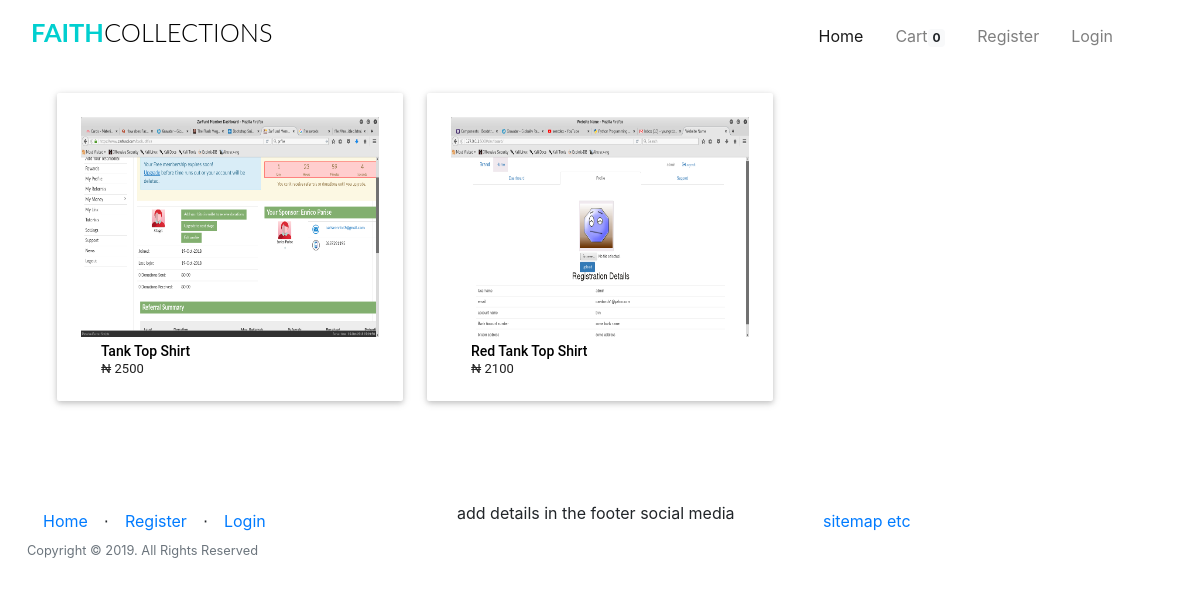
The app's page /1/, older data.
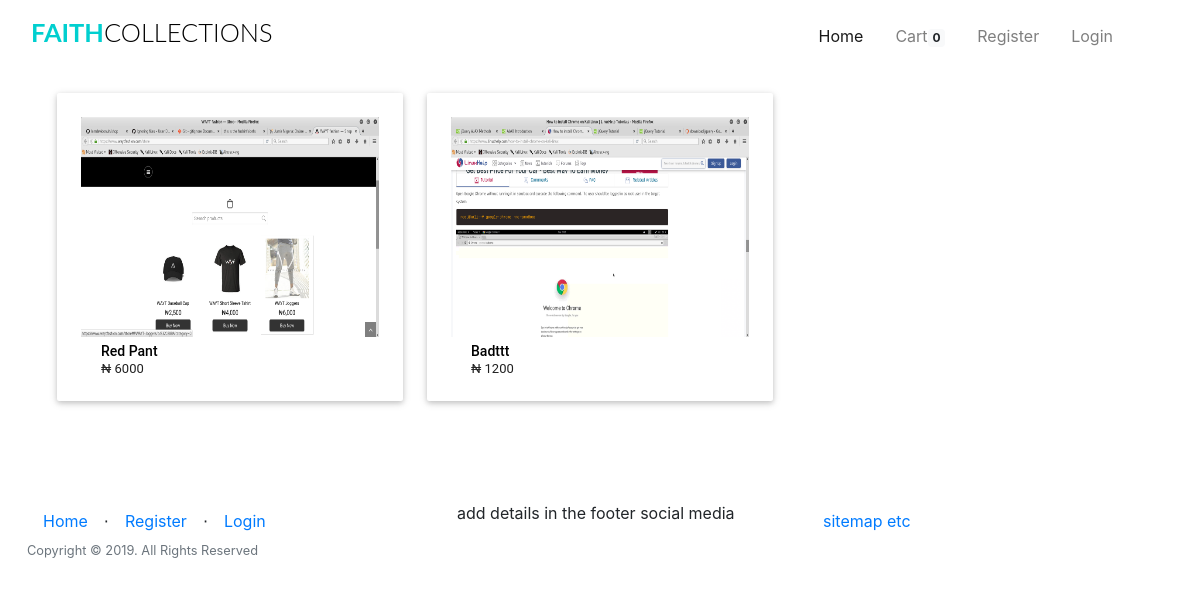
The same page, newer data.
### app/models.py (models this page shows, shortened)
class Products(db.Model):
	__tablename__ = 'product'
	id = db.Column(db.Integer, primary_key=True)
	product_name = db.Column(db.String(100), index=True)
	product_price = db.Column(db.Integer, index=True)
	product_image = db.Column(db.String(120),index=True)
	product_description = db.Column(db.String(200), index=True)
	product_stock = db.Column(db.Integer, index = True)
	product_size = db.Column(db.String(5), index = True)
	categories_id = db.Column(db.Integer, db.ForeignKey('categories.id'))
	order = db.relationship('Order', secondary=association_table, backref='my_orders', lazy='dynamic')

### app/home/routes.py (the view)
@home.route('/<int:id>/')
def shop_by_category(id):
	if current_user.is_anonymous:
		count = 0
	else:
		count = Kart.query.filter_by(user_id =current_user.id).count()
	category = Categories.query.get_or_404(id)
	product = Products.query.get(id)
	return render_template("home/shop_by_category.html", category = category,
	product = product, title = "Category: "+ category.category_name,count=count)

### app/templates/home/shop_by_category.html (shortened to what this page needs)
{% extends "base.html" %}
{% block body %}
{% if category %}
{% if category.product %}
<div class="row d-block">
        {% for product_list in category.product %}
	<a href="{{ url_for('home.product_details', id = product_list.id ) }}">
        <div class="col l4 s12 m6">
			<div class="card-panel hoverable" style="max-height:360px; background-color:#FFFFFF;">
                <div class="card-image" style="margin-left:auto;margin-right: auto;">
                        <div class="thumbnail" style="height:220px;margin-bottom: 0px;">
                            <img class="responsive-img" src="{{ product_list.product_image }}" style="height:100%;">
                        </div>
                        <h6 class="title">
                            <span class="product-name">
                                {{ product_list.product_name }}
                            </span>
                        </h6>
                        <div class="price-container clearfix">
                            <span class="price-box" style="margin-bottom:0px;white-space:normal;">
                                <span class="price">
                                    <span>₦</span>
                                    <span>{{ product_list.product_price }}</span>
                                </span>
                            </span>
                        </div>
				</div>
			</div>
		</div>
	</a>
		{% endfor %}
</div>
{% endif %}
    {% endif %}
{% endblock %}

### app/templates/base.html (shortened to what this page needs)
<html>
    <head>
        <link href="{{ url_for('static', filename='css/bootstrap.min.css') }}"rel="stylesheet">
        <link href="{{ url_for('static', filename='css/st.css') }}"rel="stylesheet">
    </head>
    <body>
            <div class="container-fluid mt-1 mb-3">
                <nav class="navbar navbar-expand-lg navbar-light">
                    <h1 class="brand_name">
                        <a class="navbar-brand" href="{{ url_for('home.homepage') }}">Faith<span>Collections</span></a>
                    </h1>
                    <div class="collapse navbar-collapse" id="navbarTogglerDemo03">
                    <ul class="navbar-nav ml-auto mr-5 mt-2 mt-lg-0">
                            {% if current_user.is_authenticated %}
                            {% if current_user.is_admin %}
                            <li class="nav-item ml-3">
                              <a class="nav-link active" href="{{ url_for('home.admin_dashboard') }}">Dashboard</a>
                            </li>
                            <li class="nav-item ml-3">
                              <a class="nav-link" href="{{ url_for('admin.list_categories') }}">Categories</a>
                            </li>
                            <li class="nav-item ml-3">
                              <a class="nav-link" href="{{ url_for('admin.list_products') }}">Products</a>
                            </li>
                            <li class="nav-item ml-3">
                              <a class="nav-link" href="#" >Orders</a>
                            </li>
                            {% else %}
                              <li class="nav-item ml-3">
                                <a class="nav-link" href="{{ url_for('users.cart') }}">Cart<span class="badge badge-light">{{ count }}</span></a>
                              </li>
                              {% endif %}
                              <li class="nav-item dropdown ml-3">
                                    <a class="nav-link dropdown-toggle" data-toggle="dropdown" href="#" role="button" aria-haspopup="true" aria-expanded="false">
                                        Hi, {{ current_user.firstname }}!</a>
                                    <div class="dropdown-menu">
                                      <a class="dropdown-item" href="{{ url_for('users.profile') }}">Profile</a>
                                      <div class="dropdown-divider"></div>
                                      <a class="dropdown-item" href="{{ url_for('auth.logout') }}">Logout</a>
                                    </div>
                                  </li>
                                {% else %}
                                <li class="nav-item active ml-3">
                                    <a class="nav-link" href="{{ url_for('home.homepage') }}">Home <span class="sr-only">(current)</span></a>
                                    </li>
                                    <li class="nav-item ml-3">
                                      <a class="nav-link" href="{{ url_for('users.cart') }}">Cart<span class="badge badge-light">{{ count }}</span></a>
                                    </li>
                                    <li class="nav-item ml-3">
                                      <a class="nav-link" href="{{ url_for('auth.register') }}">Register</a>
                                    </li>
                                    <li class="nav-item ml-3">
                                        <a class="nav-link" href="{{ url_for('auth.login') }}">Login</a>
                                      </li>
                                    {% endif %}
                    </ul>
                    </div>
                </nav>
            </div>
    <div class=" container">
            {% block body %}
            {% endblock %}
    </div>
    <div class="push"></div>
    <div class="container-fluid">
        <footer>
                <div class="row">
                        <div class="col">
                                <ul class="nav">
                                    <li class=" nav-item" ><a class="nav-link" href="{{ url_for('home.homepage') }}">Home</a></li>
                                    <li class="footer-menu-divider mt-2">⋅</li>
                                    {% if current_user.is_authenticated %}
                                        <li class=" nav-item" ><a class="nav-link" href="{{ url_for('auth.logout') }}">Logout</a></li>
                                    {% else %}
                                        <li class=" nav-item" ><a class="nav-link" href="{{ url_for('auth.register') }}">Register</a></li>
                                        <li class="footer-menu-divider mt-2">⋅</li>
                                        <li class=" nav-item" ><a class="nav-link" href="{{ url_for('auth.login') }}">Login</a></li>
                                    {% endif %}
                                </ul>
                                <p class="copyright text-muted small">Copyright © 2019. All Rights Reserved</p>
                        </div>
                        <div class="col">
                                <ul class="d-inline-block">
                                 <li class="d-inline-block">add details in the footer</li>
                                 <li class="d-inline-block">social media</li>
                                </ul>
                        </div>
                        <div class="col">
                            <ul class="nav">
                            <li class="d-inline-block"><a class="nav-link" href="#">sitemap etc</a></li>
                            </ul>
                        </div>
                </div>
        </footer>
    </div>
    </body>
</html>

### app/static/css/st.css (style rules this page uses)
.brand_name .navbar-brand { font-size:1.59rem; text-transform: uppercase; font-family: 'Lato', sans-serif; font-weight: 700; color: #333; }
.brand_name >.navbar-brand { color:#01CFCF; text-decoration: none; }
.brand_name >.navbar-brand span { color: #000; font-weight: 300; }
.product-name { text-transform: capitalize; font-weight:bold; }
.push { height:4em; }
img.responsive-img, video.responsive-video { max-width: 100%; height: auto; }
.card-panel { -webkit-transition:-webkit-box-shadow .25s; transition:-webkit-box-shadow .25s; transition:box-shadow .25s; transition:box-shadow .25s, -webkit-box-shadow .25s;padding:24px; margin:.5rem 0 1rem 0; border-radius:2px;background-color:#fff; box-shadow: 0 2px 5px 0 rgba(0,0,0,0.16),0 2px 10px 0 rgba(0,0,0,0.12); }
.hoverable { -webkit-transition:-webkit-box-shadow .25s; transition:-webskit-box-shadow .25s; transition:box-shadow .25s; transition:box-shadow .25s, -webkit-box-shadow .25s }
.row { margin-left: auto; margin-right: auto; margin-bottom: 20px; }
.row:after { content: ""; display: table; clear: both; }
.row .col { float: left; -webkit-box-sizing: border-box; box-sizing: border-box; padding: 0 0.75rem; min-height: 1px; }
.row .col.s12 { width: 100%; margin-left: auto; left: auto; right: auto; }
@media only screen and (min-width: 601px) { .row .col.m6 { width: 50%; margin-left: auto; left: auto; right: auto; } }
@media only screen and (min-width: 993px) { .row .col.l4 { width: 33.3333333333%; margin-left: auto; left: auto; right: auto; } }

### app/templates/home/shop_by_category.html (style rules this page uses)
.title { margin: 0; padding: 0; margin-left: 20px; margin-top: 6px; }
.product-name { font-family: Roboto,Helvetica,Arial,sans-serif; font-weight: 500; font-size: 14px; line-height: 17px; color: #000; margin: 3px 0 5px 0; text-align: left; white-space: normal; overflow: hidden; }
.price { margin-left: 20px; font-family: Roboto,Helvetica,Arial,sans-serif; font-weight: 400; font-size: 13px; line-height: 17px; color: #202020; display: inline-block; }

Row changes from the older to the newer data that the page shows:
removed Products: shows a picture, product_name "Tank Top Shirt", product_price "2500"
removed Products: shows a picture, product_name "Red Tank Top Shirt", product_price "2100"
added Products: shows a picture, product_name "Red Pant", product_price "6000"
added Products: product_image (picture), product_name "Badttt", product_price "1200"
